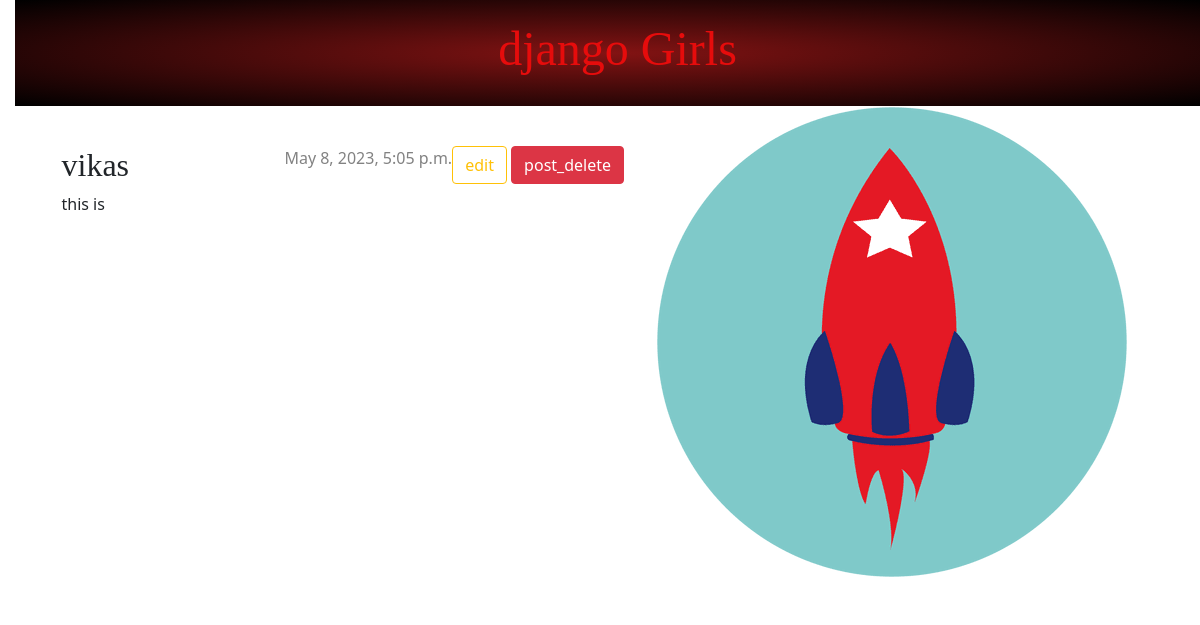
The page /post/11/ (signed in) on the database its author committed.
### blog/models.py (models this page shows, shortened)
class Post (models.Model):
    auther = models.ForeignKey(settings.AUTH_USER_MODEL, on_delete=models.CASCADE)
    title = models.CharField(max_length=300)
    text = models.TextField()
    created_date = models.DateTimeField(default=timezone.now)
    published_date = models.DateTimeField(blank=True, null=True)

### blog/views.py (the view)
# urls.py: path('post/<int:pk>/', views.post_detail, name='post_detail'),
def post_detail(request, pk):
    post = get_object_or_404(Post, pk=pk)
    return render(request, 'blog/post_detail.html', {'post': post})

### blog/templates/blog/post_detail.html
{% extends 'blog/base.html' %}
{% block content %}
    <article class="post">
        <aside class="actions">
            {% if user.is_authenticated %}
            <a class="btn btn-outline-warning" href="{% url 'post_edit' post.pk %}"> edit </a>
<a class="btn btn-danger" href="{%url 'post_delete' post.pk %}">post_delete</a>
            {% endif %}
        </aside>
        {% if post.published_date %}
            <time class="date">
                {{ post.published_date }}
            </time>
        {% endif %}
        <h2>{{ post.title }}</h2>
        <p>{{ post.text|linebreaksbr }}</p>
    </article>
{% endblock %}

### blog/static/css/blog.css (style rules this page uses)
body { padding-left: 15px; }
h1,h2,h3,h4 { font-family: 'Times New Roman', Times, serif; }
.date { color:#828282; }
.post { margin-bottom: 70px; }
.post > .date, .post > .actions { float: right; }

### rows shown on the page
Post: published_date "May 8, 2023, 5:05 p.m.", title "vikas", text "this is"
